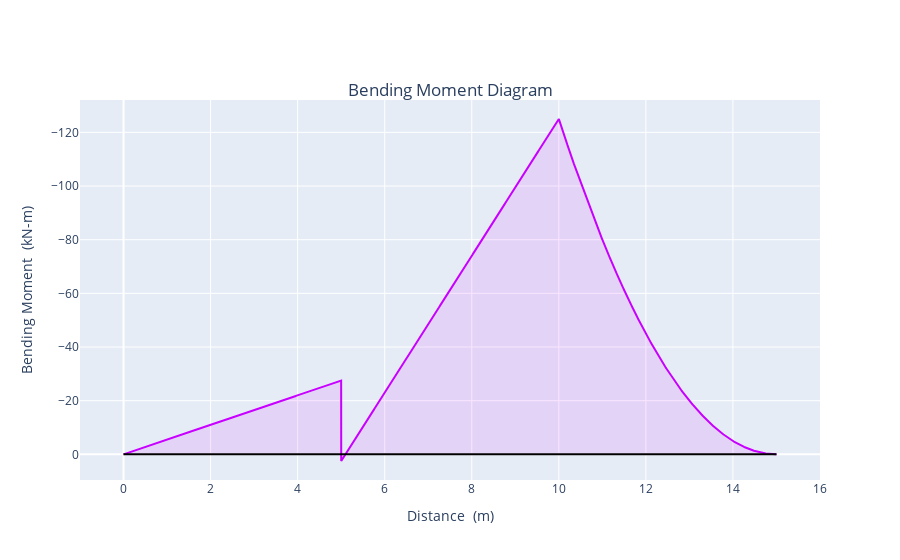

Source (notebook cell):
### Markdown cell above
#### **Bending Moment Diagram**

### Code cell
#Define the layout for Bending Moment Diagram
layout = go.Layout(
    title = {
            "text": "Bending Moment Diagram",
             "y":0.85,
             "x":0.5,
             "xanchor": "center",
             "yanchor": "top"
             }, 
    yaxis = dict(
        title = f"Bending Moment  ({MOMENT_UNIT})",
        autorange="reversed"
        ),
    xaxis = dict(
        title= f"Distance  ({DIST_UNIT})",
        range=[-1,span+1],
        ),
showlegend = False,
)

line = go.Scatter(
    x = X,
    y = -sum(bendingMoment),
    mode="lines",
    name="", ## not used. units tell the hoverlabel what this is already. Use if you want something behind the label
    hovertemplate= "%{y:.1f}" + f" {MOMENT_UNIT}" + " @ " + "%{x:.2f}" + f" {DIST_UNIT}", # Note: the .1f part does decimal precision
    fill="tonexty",
    line_color="rgba(200,0,255,1.0)", # rbga(red,green,blue,alpha) where 255 is max value for red,green,blue, and alpha 1 is solid, .1 is transparent
    fillcolor="rgba(200,0,255,0.1)",
)

axis = go.Scatter(
    x = [0,span],
    y = [0,0],
    mode="lines",
    line_color="black"
)

#Generate and view the Figure

fig = go.Figure(data=[line,axis],layout=layout)

# fig.update_layout(hoverlabel_align = "left") ## not sure what this does. Need to review Plotly documentation

py.offline.iplot(fig)

### Figure 1 — Plotly figure (JSON) as saved in the notebook; plotly's stock layout.template omitted (floating-point values rounded to 4 significant figures; data arrays with more than 128 entries replaced by an {"elided": "..."} marker saying what was removed)
{"data": [{"fill": "tonexty", "fillcolor": "rgba(200,0,255,0.1)", "hovertemplate": "%{y:.1f} kN-m @ %{x:.2f} m", "line": {"color": "rgba(200,0,255,1.0)"}, "mode": "lines", "name": "", "type": "scatter", "x": {"elided": "10001 float values"}, "y": {"elided": "10001 float values"}}, {"line": {"color": "black"}, "mode": "lines", "type": "scatter", "x": [0, 15], "y": [0, 0]}], "layout": {"showlegend": false, "title": {"text": "Bending Moment Diagram", "x": 0.5, "xanchor": "center", "y": 0.85, "yanchor": "top"}, "xaxis": {"range": [-1, 16], "title": {"text": "Distance  (m)"}}, "yaxis": {"autorange": "reversed", "title": {"text": "Bending Moment  (kN-m)"}}}}
